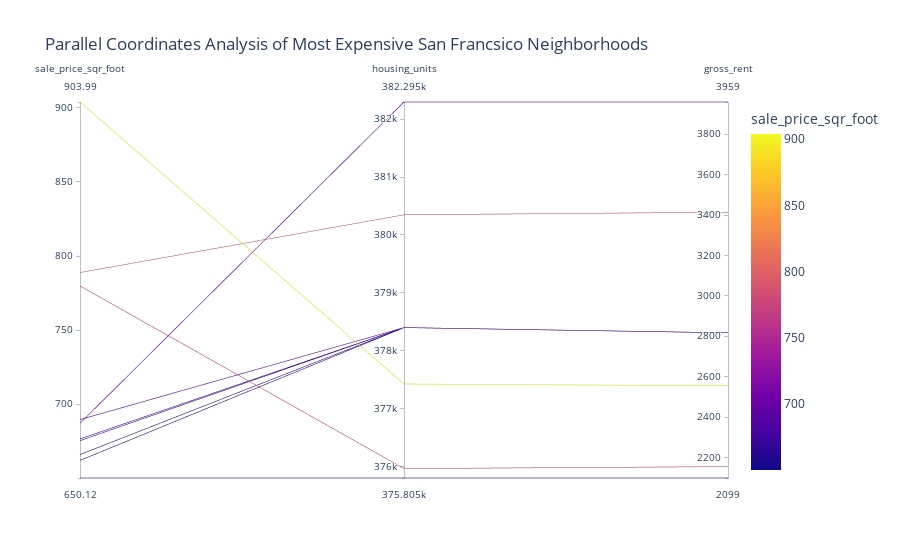

Source (notebook cell):
### Code cell
# Parallel Coordinates Plot
parallel_coordinates_plot = px.parallel_coordinates(expensive_df, color = 'sale_price_sqr_foot', 
                        title = 'Parallel Coordinates Analysis of Most Expensive San Francsico Neighborhoods',
                       height = 500)
parallel_coordinates_plot
#used same dataframe that I used for the parallel categroies plot
#different color depending on values in 'sale_price_sqr_foot

### Figure 1 — Plotly figure (JSON) as saved in the notebook; plotly's stock layout.template omitted (floating-point values rounded to 4 significant figures)
{"data": [{"dimensions": [{"label": "sale_price_sqr_foot", "values": [904.0, 788.8, 779.8, 689.6, 687.1, 676.5, 675.4, 666.0, 662.0, 650.1]}, {"label": "housing_units", "values": [377400.0, 380348, 376000.0, 378401, 382295, 378401, 378401, 378401, 378401, 375805]}, {"label": "gross_rent", "values": [2555.0, 3414, 2155.0, 2817.0, 3959, 2817.0, 2817.0, 2817.0, 2817.0, 2099]}], "domain": {"x": [0, 1], "y": [0, 1]}, "line": {"color": [904.0, 788.8, 779.8, 689.6, 687.1, 676.5, 675.4, 666.0, 662.0, 650.1], "coloraxis": "coloraxis"}, "name": "", "type": "parcoords"}], "layout": {"autosize": true, "coloraxis": {"colorbar": {"title": {"text": "sale_price_sqr_foot"}}, "colorscale": [[0, "#0d0887"], [0.1111, "#46039f"], [0.2222, "#7201a8"], [0.3333, "#9c179e"], [0.4444, "#bd3786"], [0.5556, "#d8576b"], [0.6667, "#ed7953"], [0.7778, "#fb9f3a"], [0.8889, "#fdca26"], [1, "#f0f921"]]}, "legend": {"tracegroupgap": 0}, "title": {"text": "Parallel Coordinates Analysis of Most Expensive San Francsico Neighborhoods"}}}
